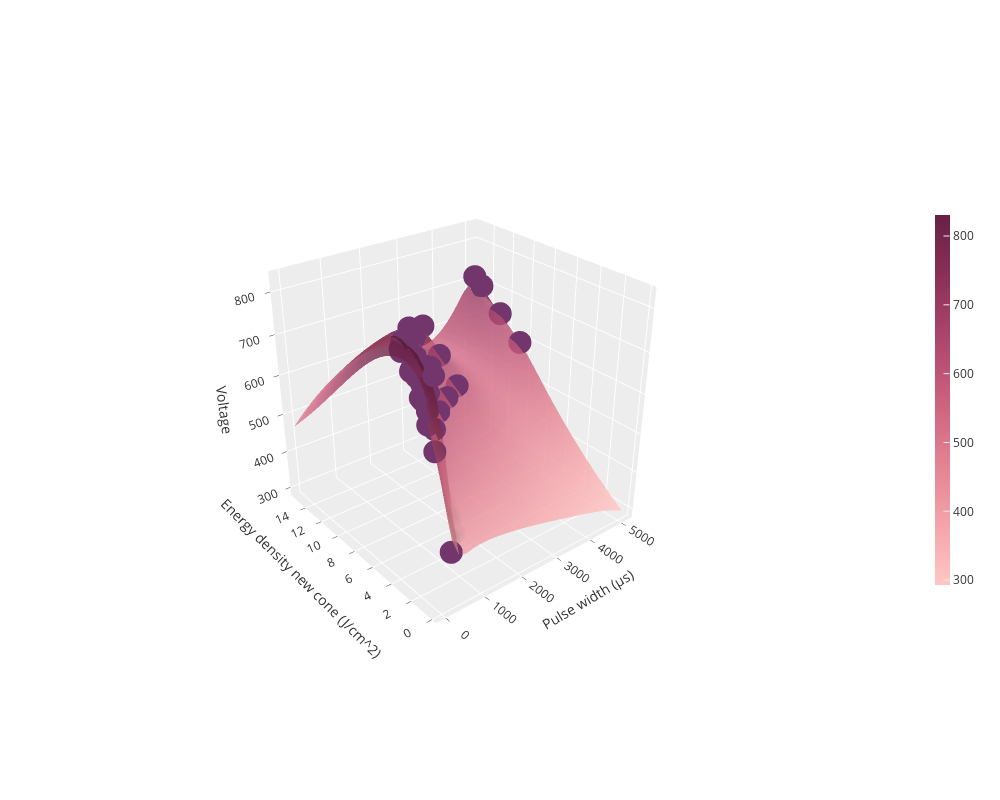

Here is the notebook cell this chart was saved with:
### Code cell
import plotly.graph_objects as go
import matplotlib.pyplot as plt
import matplotlib as mpl

fig = go.Figure(data=[go.Scatter3d(z=volts_bol_dat, 
                                    x=time_bol_dat,
                                    y=energy_den_bol_dat, 
                                    mode='markers',
                                    marker={'color':'#72356c'},
                                    name='GP regression')])
fig.add_trace(go.Surface(z=volt_on_grid, 
                            x=raw_post_test_grid[:,0],
                            y=raw_post_test_grid[:,1],
                            opacity=0.8,
                            colorscale = "Burg",
                            colorbar=dict(thickness=15, len=0.5)))

fig.update_layout(width=1000, height=800,
                    legend=dict(orientation="h", yanchor="top", y=1.02, 
                    xanchor="left",x=1), margin=dict(r=20, l=10, b=10, t=10), 
                        scene=dict(
                        xaxis_title="Pulse width (μs)",
                        yaxis_title="Energy density new cone (J/cm^2)",
                        zaxis_title='Voltage')
                    )
camera = dict(
        up=dict(x=0, y=0, z=1),
        center=dict(x=0, y=0, z=0),
        eye=dict(x=-2, y=-2.5, z=1.75)
)
fig.update_layout(scene_camera=camera)
fig.update_layout(template="ggplot2")
fig.show()

### Figure 1 — Plotly figure (JSON) as saved in the notebook; plotly's stock layout.template omitted (floating-point values rounded to 4 significant figures; data arrays with more than 128 entries replaced by an {"elided": "..."} marker saying what was removed)
{"data": [{"marker": {"color": "#72356c"}, "mode": "markers", "name": "GP regression", "x": [400, 500, 1000, 1500, 2000, 2500, 5000, 500, 1000, 1500, 2000, 2500, 5000, 300, 500, 1000, 1500, 2000, 2500, 5000, 200, 300, 400, 500, 800, 100, 200, 300, 400, 495, 500, 1000, 1500, 2000, 5000], "y": [0.61, 2.4, 4.34, 5.83, 6.91, 7.74, 10.01, 3.01, 5.45, 7.21, 8.55, 9.53, 12.11, 2.23, 3.65, 6.55, 8.63, 10.13, 11.23, 14.11, 1.72, 2.69, 3.58, 4.43, 6.63, 0.86, 2.06, 3.19, 4.27, 5.22, 5.24, 7.52, 9.29, 10.71, 14.89], "z": [400, 600, 600, 600, 600, 600, 600, 650, 650, 650, 650, 650, 650, 700, 700, 700, 700, 700, 700, 700, 750, 750, 750, 750, 750, 800, 800, 800, 800, 800, 799, 738, 720, 716, 716], "type": "scatter3d"}, {"colorbar": {"len": 0.5, "thickness": 15}, "colorscale": [[0, "rgb(255, 198, 196)"], [0.1667, "rgb(244, 163, 168)"], [0.3333, "rgb(227, 129, 145)"], [0.5, "rgb(204, 96, 125)"], [0.6667, "rgb(173, 70, 108)"], [0.8333, "rgb(139, 48, 88)"], [1, "rgb(103, 32, 68)"]], "opacity": 0.8, "x": [-75.0, 106.0, 287.1, 468.1, 649.1, 830.2, 1011.0, 1192.0, 1373.0, 1554.0, 1735.0, 1916.0, 2097.0, 2278.0, 2459.0, 2641.0, 2822.0, 3003.0, 3184.0, 3365.0, 3546.0, 3727.0, 3908.0, 4089.0, 4270.0, 4451.0, 4632.0, 4813.0, 4994.0, 5175.0], "y": [0.1, 0.6276, 1.155, 1.683, 2.21, 2.738, 3.266, 3.793, 4.321, 4.848, 5.376, 5.903, 6.431, 6.959, 7.486, 8.014, 8.541, 9.069, 9.597, 10.12, 10.65, 11.18, 11.71, 12.23, 12.76, 13.29, 13.82, 14.34, 14.87, 15.4], "z": {"elided": "30x30 float values"}, "type": "surface"}], "layout": {"legend": {"orientation": "h", "yanchor": "top", "y": 1.02, "xanchor": "left", "x": 1}, "margin": {"r": 20, "l": 10, "b": 10, "t": 10}, "width": 1000, "height": 800, "scene": {"xaxis": {"title": {"text": "Pulse width (μs)"}}, "yaxis": {"title": {"text": "Energy density new cone (J/cm^2)"}}, "zaxis": {"title": {"text": "Voltage"}}, "camera": {"up": {"x": 0, "y": 0, "z": 1}, "center": {"x": 0, "y": 0, "z": 0}, "eye": {"x": -2, "y": -2.5, "z": 1.75}}}}}
